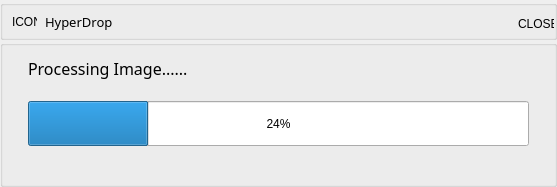
<?xml version="1.0" encoding="UTF-8"?>
<ui version="4.0">
 <class>ProgressBarWidget</class>
 <widget class="QWidget" name="ProgressBarWidget">
  <property name="geometry">
   <rect>
    <x>0</x>
    <y>0</y>
    <width>557</width>
    <height>187</height>
   </rect>
  </property>
  <property name="sizePolicy">
   <sizepolicy hsizetype="Expanding" vsizetype="Fixed">
    <horstretch>0</horstretch>
    <verstretch>0</verstretch>
   </sizepolicy>
  </property>
  <property name="windowTitle">
   <string>Form</string>
  </property>
  <layout class="QVBoxLayout" name="verticalLayout_2">
   <property name="spacing">
    <number>0</number>
   </property>
   <property name="leftMargin">
    <number>0</number>
   </property>
   <property name="topMargin">
    <number>0</number>
   </property>
   <property name="rightMargin">
    <number>0</number>
   </property>
   <property name="bottomMargin">
    <number>0</number>
   </property>
   <item>
    <widget class="QGroupBox" name="top_box">
     <property name="sizePolicy">
      <sizepolicy hsizetype="Expanding" vsizetype="Fixed">
       <horstretch>0</horstretch>
       <verstretch>0</verstretch>
      </sizepolicy>
     </property>
     <property name="minimumSize">
      <size>
       <width>0</width>
       <height>40</height>
      </size>
     </property>
     <property name="maximumSize">
      <size>
       <width>16777215</width>
       <height>40</height>
      </size>
     </property>
     <property name="title">
      <string/>
     </property>
     <layout class="QHBoxLayout" name="horizontalLayout">
      <property name="spacing">
       <number>8</number>
      </property>
      <property name="topMargin">
       <number>0</number>
      </property>
      <property name="rightMargin">
       <number>0</number>
      </property>
      <property name="bottomMargin">
       <number>0</number>
      </property>
      <item>
       <widget class="QLabel" name="title_icon_2">
        <property name="sizePolicy">
         <sizepolicy hsizetype="Fixed" vsizetype="Fixed">
          <horstretch>0</horstretch>
          <verstretch>0</verstretch>
         </sizepolicy>
        </property>
        <property name="minimumSize">
         <size>
          <width>25</width>
          <height>25</height>
         </size>
        </property>
        <property name="maximumSize">
         <size>
          <width>25</width>
          <height>25</height>
         </size>
        </property>
        <property name="text">
         <string>ICON</string>
        </property>
       </widget>
      </item>
      <item>
       <widget class="QLabel" name="title_label">
        <property name="sizePolicy">
         <sizepolicy hsizetype="Fixed" vsizetype="Expanding">
          <horstretch>0</horstretch>
          <verstretch>0</verstretch>
         </sizepolicy>
        </property>
        <property name="minimumSize">
         <size>
          <width>180</width>
          <height>0</height>
         </size>
        </property>
        <property name="maximumSize">
         <size>
          <width>180</width>
          <height>16777215</height>
         </size>
        </property>
        <property name="font">
         <font>
          <family>Agency FB</family>
          <pointsize>10</pointsize>
         </font>
        </property>
        <property name="text">
         <string>HyperDrop</string>
        </property>
       </widget>
      </item>
      <item>
       <spacer name="horizontalSpacer_2">
        <property name="orientation">
         <enum>Qt::Horizontal</enum>
        </property>
        <property name="sizeHint" stdset="0">
         <size>
          <width>268</width>
          <height>20</height>
         </size>
        </property>
       </spacer>
      </item>
      <item>
       <widget class="QLabel" name="close_label">
        <property name="sizePolicy">
         <sizepolicy hsizetype="Fixed" vsizetype="Fixed">
          <horstretch>0</horstretch>
          <verstretch>0</verstretch>
         </sizepolicy>
        </property>
        <property name="minimumSize">
         <size>
          <width>36</width>
          <height>36</height>
         </size>
        </property>
        <property name="maximumSize">
         <size>
          <width>36</width>
          <height>36</height>
         </size>
        </property>
        <property name="text">
         <string>CLOSE</string>
        </property>
       </widget>
      </item>
     </layout>
    </widget>
   </item>
   <item>
    <widget class="QGroupBox" name="groupBox_2">
     <property name="title">
      <string/>
     </property>
     <layout class="QVBoxLayout" name="verticalLayout">
      <property name="spacing">
       <number>10</number>
      </property>
      <property name="leftMargin">
       <number>25</number>
      </property>
      <property name="topMargin">
       <number>0</number>
      </property>
      <property name="rightMargin">
       <number>25</number>
      </property>
      <property name="bottomMargin">
       <number>0</number>
      </property>
      <item>
       <widget class="QLabel" name="label_2">
        <property name="sizePolicy">
         <sizepolicy hsizetype="Expanding" vsizetype="Fixed">
          <horstretch>0</horstretch>
          <verstretch>0</verstretch>
         </sizepolicy>
        </property>
        <property name="minimumSize">
         <size>
          <width>0</width>
          <height>45</height>
         </size>
        </property>
        <property name="maximumSize">
         <size>
          <width>16777215</width>
          <height>45</height>
         </size>
        </property>
        <property name="font">
         <font>
          <family>Agency FB</family>
          <pointsize>12</pointsize>
         </font>
        </property>
        <property name="text">
         <string>Processing Image......</string>
        </property>
       </widget>
      </item>
      <item>
       <widget class="QProgressBar" name="progressBar">
        <property name="sizePolicy">
         <sizepolicy hsizetype="Expanding" vsizetype="Fixed">
          <horstretch>0</horstretch>
          <verstretch>0</verstretch>
         </sizepolicy>
        </property>
        <property name="minimumSize">
         <size>
          <width>0</width>
          <height>45</height>
         </size>
        </property>
        <property name="maximumSize">
         <size>
          <width>16777215</width>
          <height>45</height>
         </size>
        </property>
        <property name="value">
         <number>24</number>
        </property>
       </widget>
      </item>
      <item>
       <spacer name="verticalSpacer">
        <property name="orientation">
         <enum>Qt::Vertical</enum>
        </property>
        <property name="sizeHint" stdset="0">
         <size>
          <width>20</width>
          <height>20</height>
         </size>
        </property>
       </spacer>
      </item>
     </layout>
    </widget>
   </item>
  </layout>
 </widget>
 <resources/>
 <connections/>
</ui>
